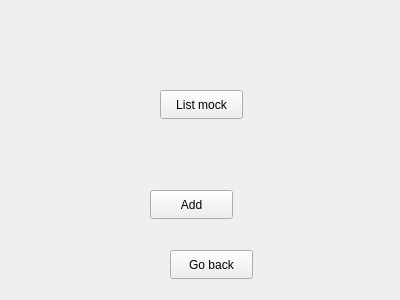
<?xml version="1.0" encoding="UTF-8"?>
<ui version="4.0">
 <class>SerieListViewWidget</class>
 <widget class="QWidget" name="SerieListViewWidget">
  <property name="geometry">
   <rect>
    <x>0</x>
    <y>0</y>
    <width>400</width>
    <height>300</height>
   </rect>
  </property>
  <property name="windowTitle">
   <string>Form</string>
  </property>
  <widget class="QPushButton" name="listMockButton">
   <property name="geometry">
    <rect>
     <x>160</x>
     <y>90</y>
     <width>83</width>
     <height>29</height>
    </rect>
   </property>
   <property name="text">
    <string>List mock</string>
   </property>
  </widget>
  <widget class="QPushButton" name="addSerieButton">
   <property name="geometry">
    <rect>
     <x>150</x>
     <y>190</y>
     <width>83</width>
     <height>29</height>
    </rect>
   </property>
   <property name="text">
    <string>Add</string>
   </property>
  </widget>
  <widget class="QPushButton" name="goBackButton">
   <property name="geometry">
    <rect>
     <x>170</x>
     <y>250</y>
     <width>83</width>
     <height>29</height>
    </rect>
   </property>
   <property name="text">
    <string>Go back</string>
   </property>
  </widget>
 </widget>
 <resources/>
 <connections/>
</ui>
